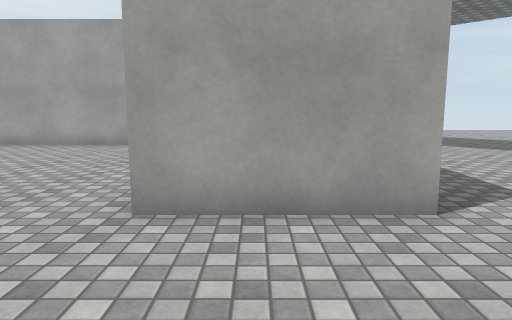
view 1 (above)

22 first-person views from a walk through a Unity game level. The camera is 1.3 m above the floor, tilts 8° down and sees 70° across. The floor is counted in squares, 1 m on a side. Each view is taken from the middle of a square. On the plan, view 1 faces up. The plan holds only what a view shows up to about 15 squares ahead; the rest is blank. The place goes on beyond the plan. Surface patterns are stand-ins for the level's own textures.

view 2
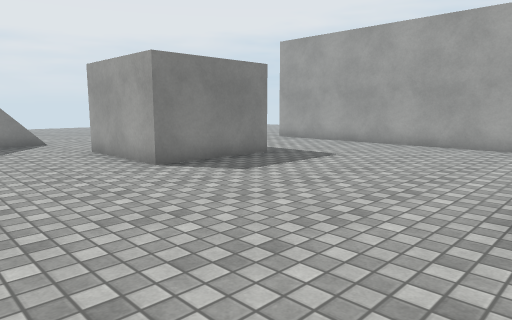

view 3
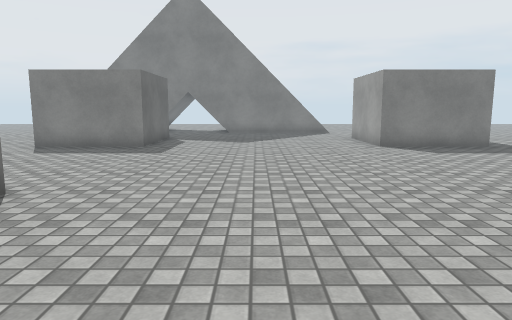

view 4
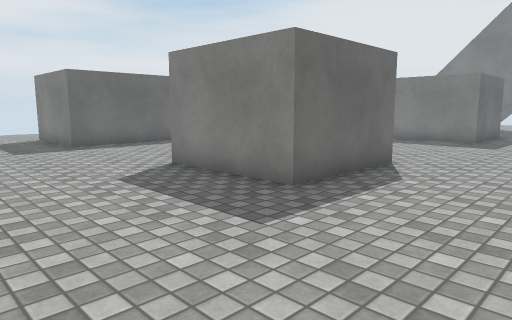

view 5
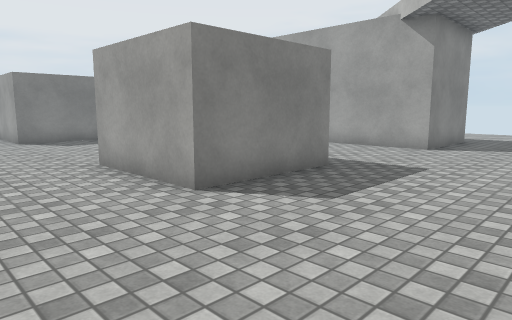

view 6
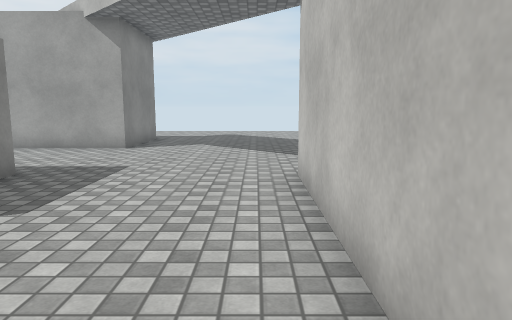

view 7
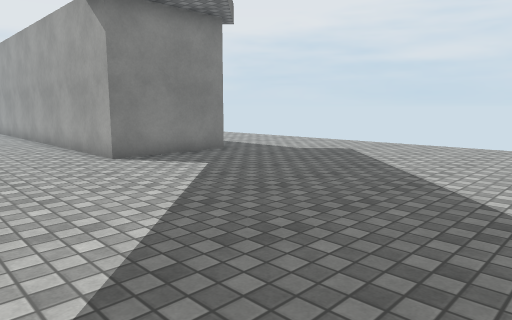

view 8
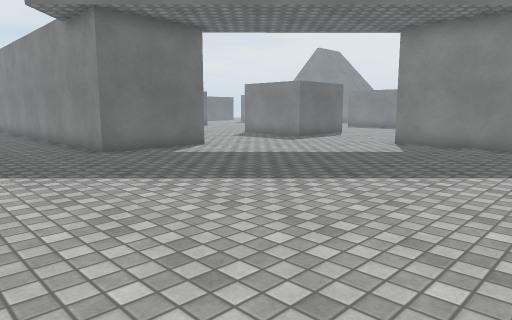

view 9
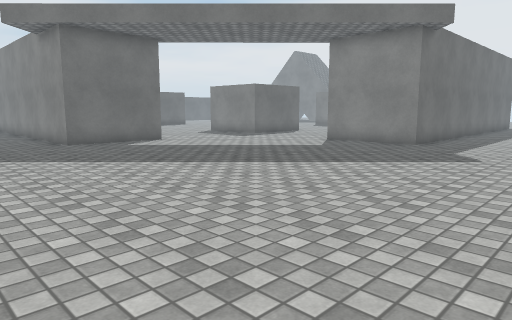

view 10
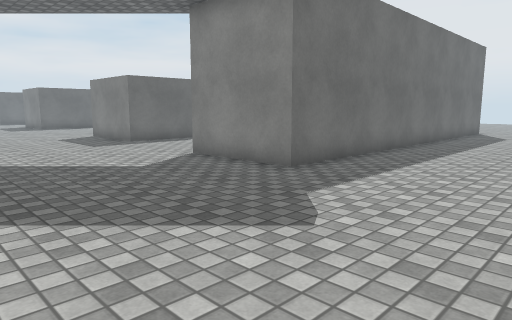

view 11
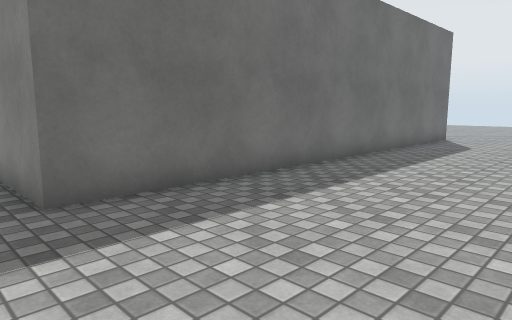

view 12
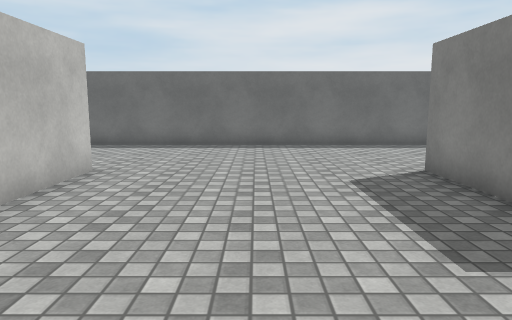

view 13
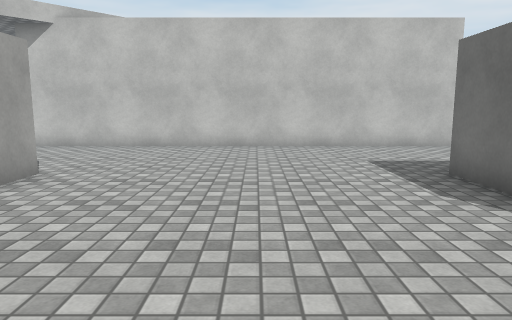

view 14
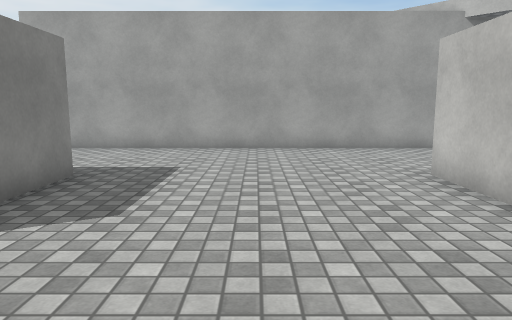

view 15
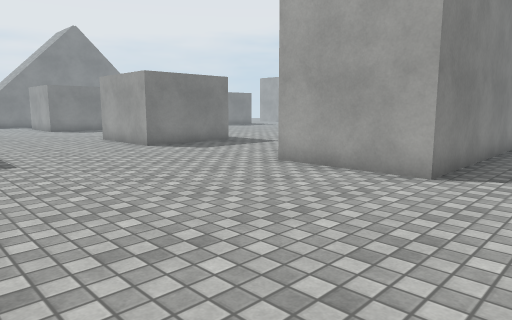

view 16
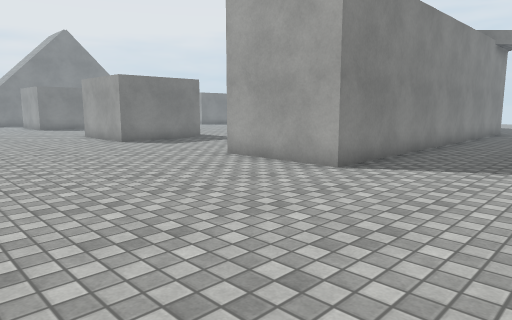

view 17
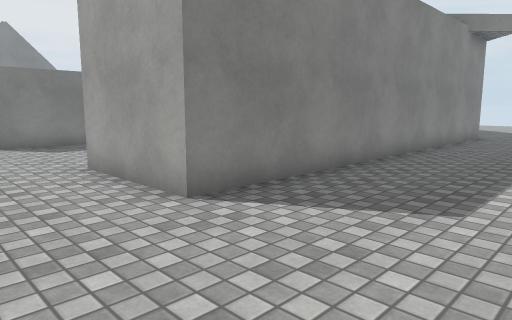

view 18
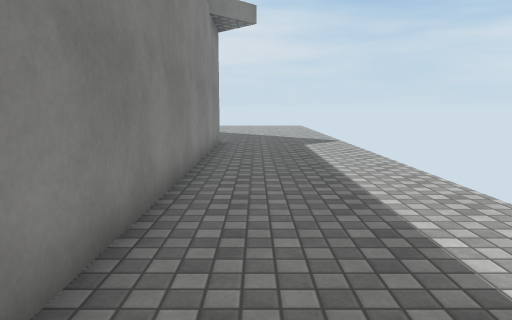

view 19
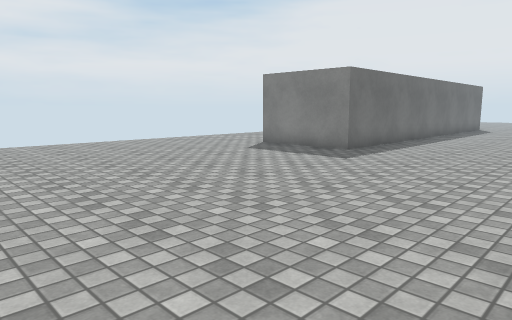

view 20
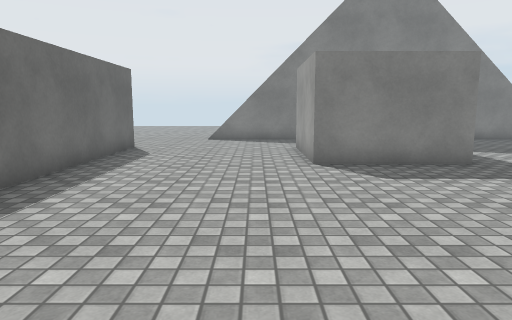

view 21
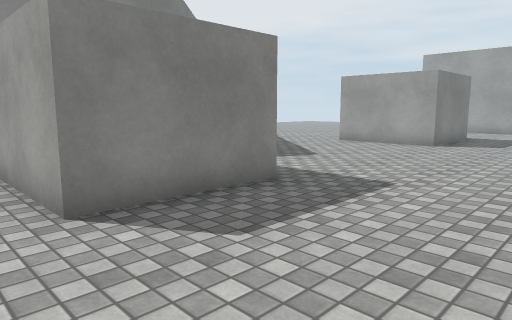

view 22
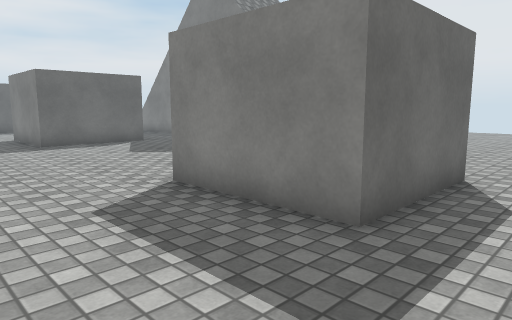

### Floor plan
Points are (right, up) in squares from view 1. A wall is a line through its corners. A room is listed if a view was taken in it or the views show most of it. See-through windows are left out.
Room 1 (views 1, 2, 3, 4, 5, 6, 7, 8, 9, 10, 11, 12, 13, 14, 15, 16, 17, 18, 19, 20, 21, 22)
walls: (1.4, 8.1) (2.2, 8.1) (2.2, 4.4) (-1.6, 4.4); (-1.5, 5.9) (-1.5, 8.2); (7.8, 8.1) (11.6, 8.1) (11.6, -7) (7.8, -7) (7.8, 8.1); (-1.6, -3.9) (2.2, -3.9) (2.2, -7.6) (-1.1, -7.6); (-1.5, -7.8) (-1.5, -4.9); (-11.5, 8.1) (-8.6, 8.1) (-8.6, 4.4) (-11.5, 4.4); (-11.5, -3.9) (-8.6, -3.9) (-8.6, -7.6) (-11.5, -7.6); (-11.5, 16.8) (2.7, 16.8) (2.7, 13) (-11.1, 13); (-11.5, -13.2) (2.7, -13.2) (2.7, -14.5)

Positions as (right, up) in squares from view 1, and headings:
1: (0, 0), facing up
2: (-1, 0), facing up-left
3: (4, 0), facing left
4: (7, 0), facing down-left
5: (7, 1), facing up-left
6: (7, 1), facing up
7: (12, 9), facing up-left
8: (16, 19), facing down-left
9: (16, 22), facing down-left
10: (9, 22), facing down-left
11: (4, 22), facing down-left
12: (-5, 0), facing down
13: (-5, 0), facing right
14: (-5, 1), facing up
15: (14, -14), facing up-left
16: (16, -14), facing up-left
17: (16, -10), facing up-left
18: (13, -6), facing up
19: (13, -7), facing down-left
20: (0, -9), facing left
21: (-4, -9), facing up-left
22: (-5, 10), facing down-left
